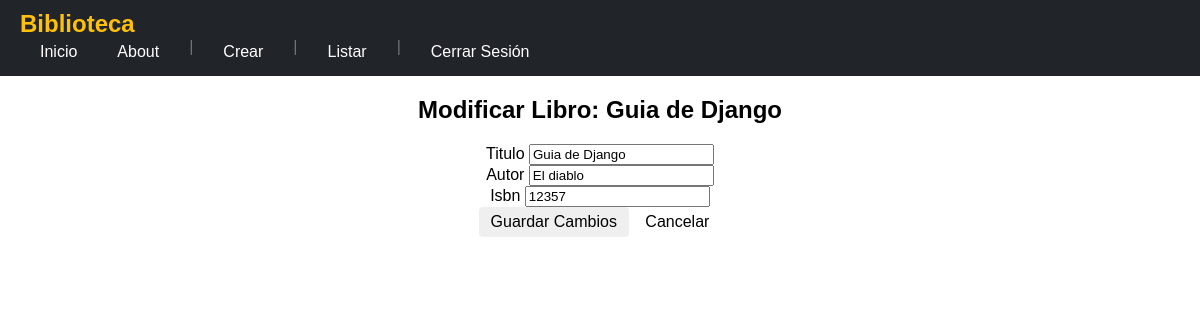
Screenshot of /libro/modificar/8/ (signed in) with the database file from the repository.
### biblioteca/models.py (models this page shows, shortened)
class Libro(models.Model):
    titulo = models.CharField(max_length=200)
    autor = models.CharField(max_length=100)
    isbn = models.CharField(max_length=13, unique=True)
    disponible = models.BooleanField(default=True)

### biblioteca/views.py (the view)
# urls.py: path('libro/modificar/<int:libro_id>/', views.modificar_libro, name='modificar_libro'),
@login_required
def modificar_libro(request, libro_id):
    libro = get_object_or_404(Libro, id=libro_id)
    if not libro.disponible:
        messages.error(request, f"El libro '{libro.titulo}' no se puede modificar porque está prestado.")
        return redirect("listar_libros")
    if request.method == "POST":
        form = LibroForm(request.POST, instance=libro)
        if form.is_valid():
            form.save()
            messages.success(request, f"El libro '{libro.titulo}' ha sido actualizado correctamente.")
            return redirect("listar_libros")
    else:
        form = LibroForm(instance=libro)
    return render(request, "biblioteca/modificar_libro.html", {
        "form": form,
        "libro": libro,
        "disponible": libro.disponible
    })

### biblioteca/forms.py
class LibroForm(forms.ModelForm):
    class Meta:
        model = Libro
        exclude = ['disponible']
    def __init__(self, *args, **kwargs):
        super().__init__(*args, **kwargs)
        self.instance.disponible = True

### biblioteca/templates/biblioteca/modificar_libro.html (shortened to what this page needs)
{% extends 'biblioteca/base.html' %}
{% block contenido %}
<div class="container mt-4">
    <h2>Modificar Libro: {{ libro.titulo }}</h2>
    <form method="POST">
        {% for field in form %}
        <div class="form-group">
            <label for="{{ field.id_for_label }}">{{ field.label }}</label>
            {{ field }}
        </div>
        {% endfor %}
        <button type="submit" class="btn btn-primary mt-3">Guardar Cambios</button>
        <a href="{% url 'listar_libros' %}" class="btn btn-secondary mt-3">Cancelar</a>
    </form>
</div>
{% endblock %}

### biblioteca/static/css/styles.css (style rules this page uses)
body { margin: 0; font-family: Arial, sans-serif; cursor: default; }
body.authenticated { cursor: pointer; }
.btn { display: inline-block; text-align: center; padding: 0.375rem 0.75rem; font-size: 1rem; border-radius: 0.25rem; border: none; text-decoration: none; color: black; }

### rows the page displays
Libro: titulo "Guia de Django", form "Guia de Django" "El diablo" "12357"

### other values shown
{{ field.label }} "Titulo" "Autor" "Isbn"
